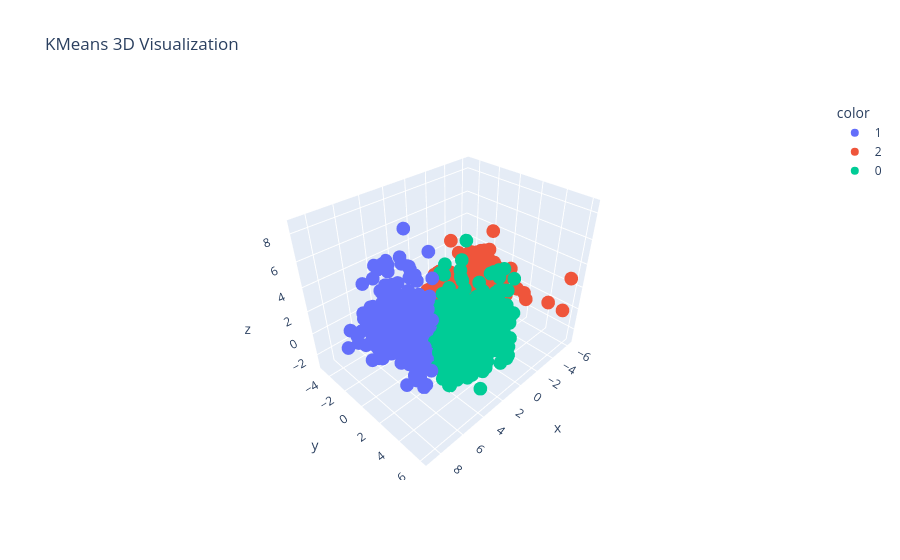

The notebook cell this image was saved under:
### Code cell
import plotly.express as px

fig = px.scatter_3d(x=val[:, 0], y=val[:, 1], z=val[:, 2],
                  color=kmeans.labels_.astype(str), title='KMeans 3D Visualization')
fig.show()

### Figure 1 — Plotly figure (JSON) as saved in the notebook; plotly's stock layout.template omitted (floating-point values rounded to 4 significant figures; data arrays with more than 128 entries replaced by an {"elided": "..."} marker saying what was removed)
{"data": [{"hovertemplate": "color=1<br>x=%{x}<br>y=%{y}<br>z=%{z}<extra></extra>", "legendgroup": "1", "marker": {"color": "#636efa", "symbol": "circle"}, "mode": "markers", "name": "1", "scene": "scene", "showlegend": true, "type": "scatter3d", "x": {"elided": "479 float values"}, "y": {"elided": "479 float values"}, "z": {"elided": "479 float values"}}, {"hovertemplate": "color=2<br>x=%{x}<br>y=%{y}<br>z=%{z}<extra></extra>", "legendgroup": "2", "marker": {"color": "#EF553B", "symbol": "circle"}, "mode": "markers", "name": "2", "scene": "scene", "showlegend": true, "type": "scatter3d", "x": {"elided": "1057 float values"}, "y": {"elided": "1057 float values"}, "z": {"elided": "1057 float values"}}, {"hovertemplate": "color=0<br>x=%{x}<br>y=%{y}<br>z=%{z}<extra></extra>", "legendgroup": "0", "marker": {"color": "#00cc96", "symbol": "circle"}, "mode": "markers", "name": "0", "scene": "scene", "showlegend": true, "type": "scatter3d", "x": {"elided": "587 float values"}, "y": {"elided": "587 float values"}, "z": {"elided": "587 float values"}}], "layout": {"autosize": true, "legend": {"title": {"text": "color"}, "tracegroupgap": 0}, "scene": {"aspectmode": "auto", "aspectratio": {"x": 1.204, "y": 0.8918, "z": 0.9312}, "camera": {"center": {"x": 0, "y": 0, "z": 0}, "eye": {"x": 1.41, "y": 1.41, "z": 1.41}, "projection": {"type": "perspective"}, "up": {"x": 0, "y": 0, "z": 1}}, "domain": {"x": [0, 1], "y": [0, 1]}, "xaxis": {"title": {"text": "x"}, "type": "linear"}, "yaxis": {"title": {"text": "y"}, "type": "linear"}, "zaxis": {"title": {"text": "z"}, "type": "linear"}}, "title": {"text": "KMeans 3D Visualization"}}}
